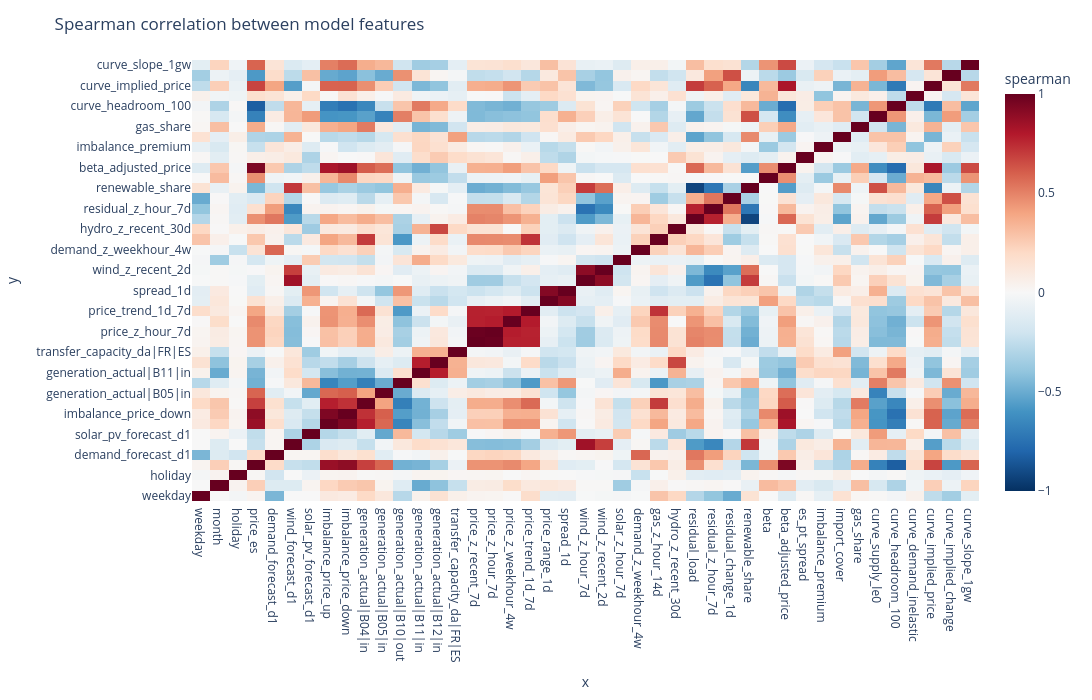

Notebook source saved alongside this figure:
### Markdown cell above
## Correlation between model features

### Code cell
pairs = [(a, b) for a in FEATURES for b in FEATURES]
rho = daily.select(pl.corr(a, b, method="spearman").alias(str(i)) for i, (a, b) in enumerate(pairs)).row(0)
corr = pl.DataFrame({"x": [a for a, _ in pairs], "y": [b for _, b in pairs], "spearman": rho})

show_df(
    corr.filter(pl.col("x") < pl.col("y"), pl.col("spearman").abs() > 0.8).sort(pl.col("spearman").abs(), descending=True),
    caption="Pairs with |Spearman| > 0.8",
)
heatmap(corr, "x", "y", "spearman", zmid=0, size="large", title="Spearman correlation between model features")

### Figure 1 — Plotly figure (JSON) as saved in the notebook; plotly's stock layout.template omitted (floating-point values rounded to 4 significant figures; data arrays with more than 128 entries replaced by an {"elided": "..."} marker saying what was removed)
{"data": [{"colorbar": {"title": {"text": "spearman"}}, "colorscale": [[0, "rgb(5,48,97)"], [0.1, "rgb(33,102,172)"], [0.2, "rgb(67,147,195)"], [0.3, "rgb(146,197,222)"], [0.4, "rgb(209,229,240)"], [0.5, "rgb(247,247,247)"], [0.6, "rgb(253,219,199)"], [0.7, "rgb(244,165,130)"], [0.8, "rgb(214,96,77)"], [0.9, "rgb(178,24,43)"], [1, "rgb(103,0,31)"]], "type": "heatmap", "x": {"elided": "1849 str values"}, "y": {"elided": "1849 str values"}, "z": {"elided": "1849 float values"}, "zmid": 0}], "layout": {"height": 700, "margin": {"b": 40, "l": 50, "r": 30, "t": 60}, "title": {"text": "Spearman correlation between model features"}, "width": 1400, "xaxis": {"title": {"text": "x"}}, "yaxis": {"title": {"text": "y"}}}}
